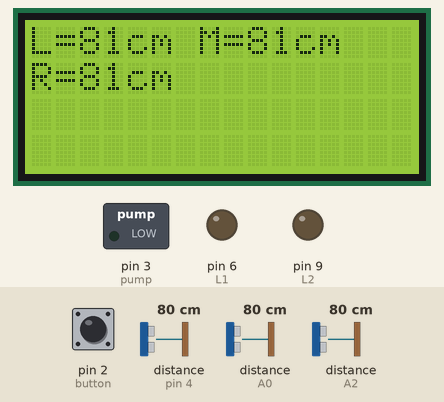
This sketch was run on a simulated Arduino Uno, built with avr-gcc and run on an emulated ATmega328P. Shown: 16×4 character LCD, switched loads named in the sketch (green lamp = pin HIGH), output pins drawn as LEDs (lit = HIGH). The test bench sets the inputs (shaded band); at power-on: pin 2 (button) HIGH, distance to the obstacle (sensors on pin 4, A0, A2) 80 cm. The echo pulse lasts 58.3 µs per cm; pins used as bus, display or sensor lines are not drawn.

Above: at 3.2 s.
3.3 s: pin 2 (button) pulled LOW for 0.35 s
At 3.6 s:
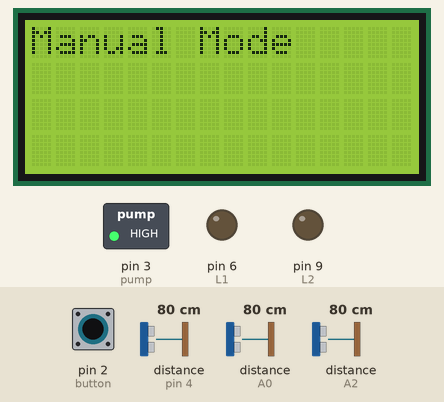
6.6 s: distance to the obstacle (sensor on pin 4) set to 2 cm
At 7.7 s:
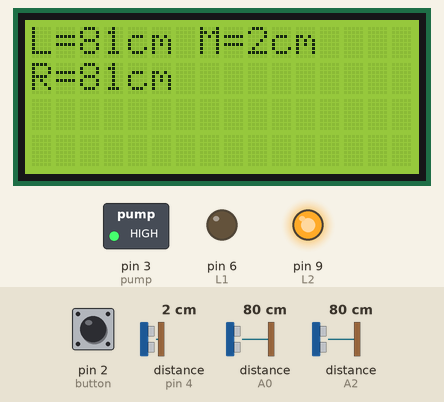
9.6 s: distance to the obstacle (sensor on A0) set to 120 cm
At 10.0 s:
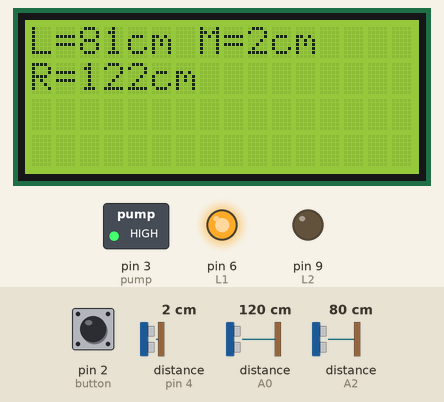
12.6 s: distance to the obstacle (sensor on pin 4) set to 23 cm
At 15.4 s:
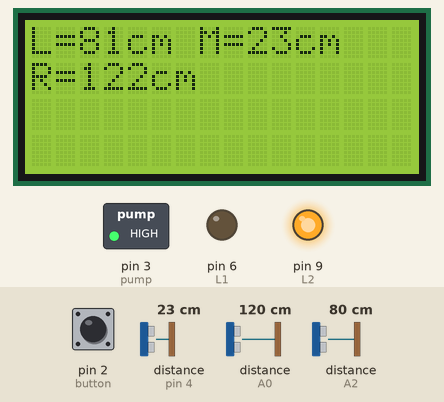
15.6 s: distance to the obstacle (sensor on pin 4) set to 28 cm
17.1 s: distance to the obstacle (sensor on A2) set to 35 cm
At 19.6 s:
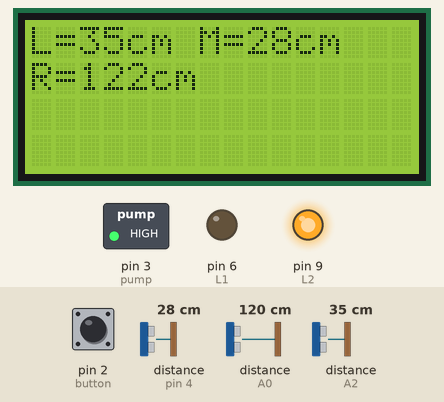
Timing chart, 0 to 21.1 s (numbered marks = the images above; inputs shaded):
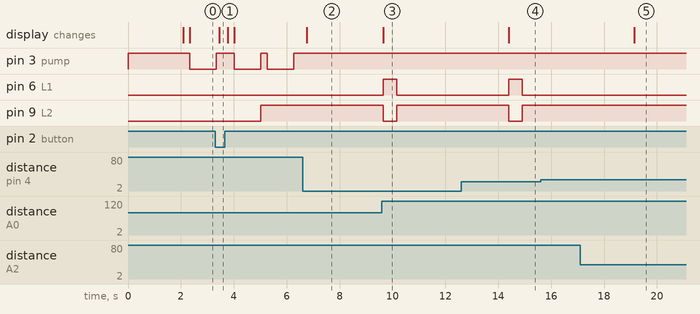

Measured:
- after the input at 3.3 s, pin 9 (L2): LOW → HIGH after 1.7 s instead of 0.04 s; the display: changes after 0.15 s (image 1)
- after the input at 6.6 s, the display: changes after 0.15 s (image 2)
- after the input at 9.6 s, pin 6 (L1): LOW → HIGH after 0.06 s, → LOW 0.50 s later; pin 9 (L2): HIGH → LOW after 0.06 s, → HIGH 0.50 s later; the display: changes after 0.06 s (image 3)
- after the input at 12.6 s, the display: changes after 1.8 s (image 4)
- after the input at 15.6 s, every drawn part: stays the same
- after the input at 17.1 s, the display: changes after 2.1 s (image 5)

The sketch:

Floor_Cleaning_Robot_Code.ino
```cpp
#include <NewPing.h>    //import libraries
#include <Wire.h>
#include <LiquidCrystal_I2C.h>

const int echo_L = A2;   //initialize pin numbers
const int trig_L = A3;
const int echo_M = 4;
const int trig_M = 5;
const int echo_R = A0;
const int trig_R = A1;
const int L1 = 6;
const int L2 = 9;
const int R1 = 10;
const int R2 = 11;
const int button = 2;
const int pump = 3;
int motor_speed = 255;    //speed of the motor can be set between 125 (minimum) and 255 (maximum)
int max_distance = 200;   //max distance of ultrasonic sensors is set to 200cm
int distance_L = 0;
int distance_M = 0;
int distance_R = 0;
char incomingByte;

NewPing sonar_L(trig_L, echo_L, max_distance);    //initialize all the 3 sensors
NewPing sonar_M(trig_M, echo_M, max_distance);
NewPing sonar_R(trig_R, echo_R, max_distance);
LiquidCrystal_I2C lcd(0x27,16,4);    //initialize LCD

void setup()
{
  pinMode(L1, OUTPUT);    //intitialize pins as output or input
  pinMode(L2, OUTPUT);
  pinMode(R1, OUTPUT);
  pinMode(R2, OUTPUT);
  pinMode(button, INPUT);
  pinMode(pump, OUTPUT);
  digitalWrite(L1, LOW);
  digitalWrite(L2, LOW);
  digitalWrite(R1, LOW);
  digitalWrite(R2, LOW);
  digitalWrite(pump, HIGH);
  lcd.init();
  lcd.backlight();
  lcd.clear();
  lcd.print("Hello");
  Serial.begin(9600);   //begin serial communication via bluetooth at 9600 baud rate
  delay(2000);
}


void loop()
{
  if(digitalRead(button) == LOW)    //if button is not pressed
  {
    lcd.clear();                    //manual mode
    lcd.print("Manual Mode");
    while(true)
    {
      manualMode();
      if(digitalRead(button) == HIGH)
      {
        moveStop();
        break;
      }
    }
    delay(100);
  }

  else                              //else automatic mode
  {
    lcd.clear();
    lcd.print("Automatic Mode");
    while(true)
    {
      automaticMode();
      if(digitalRead(button) == LOW)
      {
        moveStop();
        break;
      }
    }
    delay(100);
  }
}

void manualMode()
{
  if (Serial.available() > 0)   //check if any data is available
  {
    incomingByte = Serial.read();   //read incoming data
  }

  switch(incomingByte)    //based on received character execute respective commands
  {
    case 'F':
    moveForward();
    lcd.clear();
    lcd.print("Forward");
    incomingByte='*';
    break;

    case 'B':
    moveBackward();
    lcd.clear();
    lcd.print("Backward");
    incomingByte='*';
    break;

    case 'L':
    moveLeft();
    lcd.clear();
    lcd.print("Left");
    incomingByte='*';
    break;

    case 'R':
    moveRight();
    lcd.clear();
    lcd.print("Right");
    incomingByte='*';
    break;

    case 'S':
    moveStop();
    lcd.clear();
    lcd.print("Stop");
    incomingByte='*';
    break;

    case 'P':
    digitalWrite(pump, LOW);
    lcd.clear();
    lcd.print("Pump ON");
    incomingByte='*';
    break;

    case 'p':
    digitalWrite(pump, HIGH);
    incomingByte='*';
    break;

    case '1':
    motor_speed = 155;
    lcd.clear();
    lcd.print("Speed=LOW");
    incomingByte='*';
    break;

    case '2':
    motor_speed = 205;
    lcd.clear();
    lcd.print("Speed=MED");
    incomingByte='*';
    break;

    case '3':
    motor_speed = 255;
    lcd.clear();
    lcd.print("Speed=HIGH");
    incomingByte='*';
    break;

    delay(100);
  }
}

void automaticMode()
{
  distance_L = readSensor_L();    //read distance from all the 3 sensors
  distance_M = readSensor_M();
  distance_R = readSensor_R();
  lcd.clear();    //print distance on LCD
  lcd.print("L=");
  lcd.print(distance_L);
  lcd.print("cm ");
  lcd.print("M=");
  lcd.print(distance_M);
  lcd.print("cm");
  lcd.setCursor(0, 1);
  lcd.print("R=");
  lcd.print(distance_R);
  lcd.print("cm");

  digitalWrite(pump, HIGH);

  if(((millis()/1000)%420) <= 5) // pump water every 7 minutes (420 seconds)
  {
    digitalWrite(pump, LOW);
    delay(1000);
    digitalWrite(pump, HIGH);
  }

  if(distance_M <= 25)    //if middle sensor distance is less than 20cm
  {
    if(distance_R > distance_L)   //check if there is place at right or left
    {
      if((distance_R <= 25) && (distance_L <= 25))    //if there is no place on both sides
      {
        moveStop();
        delay(200);
        moveBackward();   //move back
        delay(4000);
      }
      else
      {
        moveBackward();  //move back then turn right
        delay(500);
        moveRight();
        delay(4000);
      }
    }
    else
    if(distance_R < distance_L)
    {
      if((distance_R <= 25) && (distance_L <= 25))
      {
        moveStop();   //move back
        delay(200);
        moveBackward();
        delay(4000);
      }
      else
      {
        moveBackward();   //move back then turn left
        delay(500);
        moveLeft();
        delay(4000);
      }
    }
  }

  else
  if(distance_R <= 25)    //if right sensor distance is less than 20cm
  {
    moveLeft();   //turn left
    delay(2000);
  }
  else
  if(distance_L <= 25)    //if left sensor distance is less than 20cm
  {
    moveRight();    //turn right
    delay(2000);
  }
  else
  {
    moveForward();    //in all other cases keep on moving forward
  }
}

int readSensor_L()    //read distance in centimeters from left sensor
{
  delay(70);
  int cm_L = sonar_L.ping_cm();
  if(cm_L==0)
  {
    cm_L = 250;
  }
  return cm_L;
}

int readSensor_M()    //read distance in centimeters from left sensor
{
  delay(70);
  int cm_M = sonar_M.ping_cm();
  if(cm_M==0)
  {
    cm_M = 250;
  }
  return cm_M;
}

int readSensor_R()    //read distance in centimeters from left sensor
{
  delay(70);
  int cm_R = sonar_R.ping_cm();
  if(cm_R==0)
  {
    cm_R = 250;
  }
  return cm_R;
}

void moveForward()
{
  digitalWrite(L1, LOW);
  analogWrite(L2, motor_speed);
  analogWrite(R1, motor_speed);
  digitalWrite(R2, LOW);
}

void moveBackward()
{
  analogWrite(L1, motor_speed);
  digitalWrite(L2, LOW);
  digitalWrite(R1, LOW);
  analogWrite(R2, motor_speed);
}

void moveLeft()
{
  analogWrite(L1, motor_speed);
  digitalWrite(L2, LOW);
  analogWrite(R1, motor_speed);
  digitalWrite(R2, LOW);
}

void moveRight()
{
  digitalWrite(L1, LOW);
  analogWrite(L2, motor_speed);
  digitalWrite(R1, LOW);
  analogWrite(R2, motor_speed);
}

void moveStop()
{
  digitalWrite(L1, LOW);
  digitalWrite(L2, LOW);
  digitalWrite(R1, LOW);
  digitalWrite(R2, LOW);
}
```
